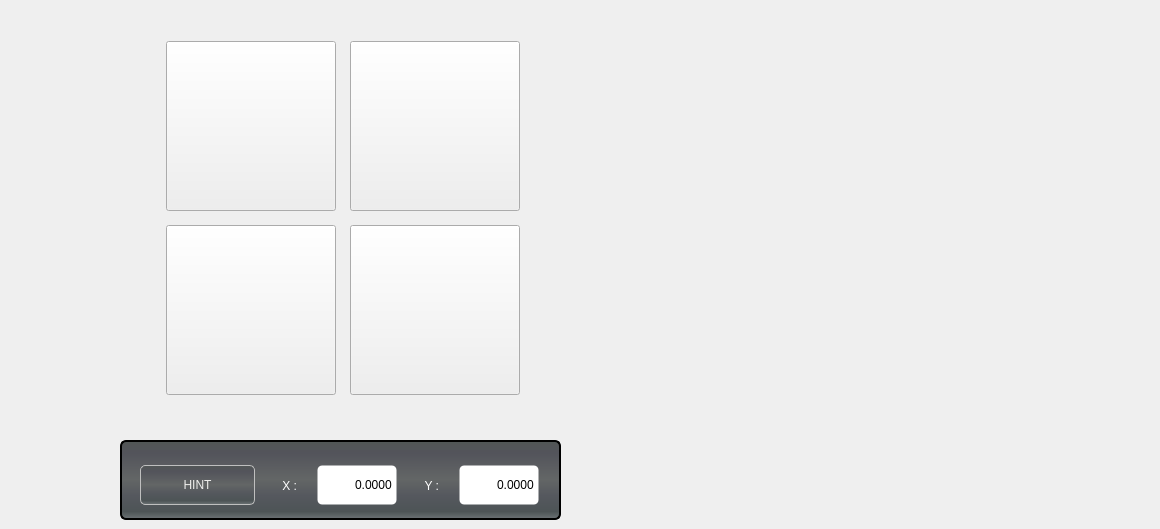
            <widget class="QWidget" name="valley_and_ridge_tab">
             <attribute name="title">
              <string>           VALLEYS AND RIDGES          </string>
             </attribute>
             <widget class="QLabel" name="label_37">
              <property name="geometry">
               <rect>
                <x>740</x>
                <y>60</y>
                <width>411</width>
                <height>271</height>
               </rect>
              </property>
              <property name="text">
               <string/>
              </property>
              <property name="pixmap">
               <pixmap resource="xyz.qrc">:/images/ridge_and_valley_group.png</pixmap>
              </property>
              <property name="scaledContents">
               <bool>true</bool>
              </property>
              <property name="indent">
               <number>0</number>
              </property>
             </widget>
             <widget class="QWidget" name="gridLayoutWidget_5">
              <property name="geometry">
               <rect>
                <x>158</x>
                <y>33</y>
                <width>371</width>
                <height>372</height>
               </rect>
              </property>
              <layout class="QGridLayout" name="gridLayout_5" columnstretch="0,0,0">
               <property name="spacing">
                <number>6</number>
               </property>
               <item row="0" column="2">
                <widget class="SubCallButton" name="pushButton_36">
                 <property name="minimumSize">
                  <size>
                   <width>170</width>
                   <height>170</height>
                  </size>
                 </property>
                 <property name="maximumSize">
                  <size>
                   <width>170</width>
                   <height>170</height>
                  </size>
                 </property>
                 <property name="styleSheet">
                  <string notr="true"/>
                 </property>
                 <property name="text">
                  <string/>
                 </property>
                 <property name="icon">
                  <iconset resource="xyz.qrc">
                   <normaloff>:/images/probe_y_valley.png</normaloff>:/images/probe_y_valley.png</iconset>
                 </property>
                 <property name="iconSize">
                  <size>
                   <width>150</width>
                   <height>150</height>
                  </size>
                 </property>
                </widget>
               </item>
               <item row="1" column="1">
                <widget class="SubCallButton" name="pushButton_38">
                 <property name="minimumSize">
                  <size>
                   <width>170</width>
                   <height>170</height>
                  </size>
                 </property>
                 <property name="maximumSize">
                  <size>
                   <width>170</width>
                   <height>170</height>
                  </size>
                 </property>
                 <property name="styleSheet">
                  <string notr="true"/>
                 </property>
                 <property name="text">
                  <string/>
                 </property>
                 <property name="icon">
                  <iconset resource="xyz.qrc">
                   <normaloff>:/images/probe_x_ridge.png</normaloff>:/images/probe_x_ridge.png</iconset>
                 </property>
                 <property name="iconSize">
                  <size>
                   <width>150</width>
                   <height>150</height>
                  </size>
                 </property>
                </widget>
               </item>
               <item row="0" column="1">
                <widget class="SubCallButton" name="pushButton_37">
                 <property name="minimumSize">
                  <size>
                   <width>170</width>
                   <height>170</height>
                  </size>
                 </property>
                 <property name="maximumSize">
                  <size>
                   <width>170</width>
                   <height>170</height>
                  </size>
                 </property>
                 <property name="styleSheet">
                  <string notr="true"/>
                 </property>
                 <property name="text">
                  <string/>
                 </property>
                 <property name="icon">
                  <iconset resource="xyz.qrc">
                   <normaloff>:/images/probe_x_valley.png</normaloff>:/images/probe_x_valley.png</iconset>
                 </property>
                 <property name="iconSize">
                  <size>
                   <width>150</width>
                   <height>150</height>
                  </size>
                 </property>
                </widget>
               </item>
               <item row="1" column="2">
                <widget class="SubCallButton" name="pushButton_39">
                 <property name="minimumSize">
                  <size>
                   <width>170</width>
                   <height>170</height>
                  </size>
                 </property>
                 <property name="maximumSize">
                  <size>
                   <width>170</width>
                   <height>170</height>
                  </size>
                 </property>
                 <property name="styleSheet">
                  <string notr="true"/>
                 </property>
                 <property name="text">
                  <string/>
                 </property>
                 <property name="icon">
                  <iconset resource="xyz.qrc">
                   <normaloff>:/images/probe_y_ridge.png</normaloff>:/images/probe_y_ridge.png</iconset>
                 </property>
                 <property name="iconSize">
                  <size>
                   <width>150</width>
                   <height>150</height>
                  </size>
                 </property>
                </widget>
               </item>
              </layout>
             </widget>
             <widget class="QGroupBox" name="groupBox_5">
              <property name="geometry">
               <rect>
                <x>120</x>
                <y>440</y>
                <width>441</width>
                <height>80</height>
               </rect>
              </property>
              <property name="sizePolicy">
               <sizepolicy hsizetype="Fixed" vsizetype="Fixed">
                <horstretch>0</horstretch>
                <verstretch>0</verstretch>
               </sizepolicy>
              </property>
              <property name="minimumSize">
               <size>
                <width>400</width>
                <height>80</height>
               </size>
              </property>
              <property name="maximumSize">
               <size>
                <width>16777215</width>
                <height>60</height>
               </size>
              </property>
              <property name="styleSheet">
               <string notr="true">QGroupBox{
color: rgb(46, 52, 54);
border-style: solid;
border-color: black;
	background-color: qlineargradient(spread:pad, x1:0, y1:0, x2:0, y2:1, stop:0 rgb(81, 86, 85), stop:0.489795 rgb(99, 102, 102), stop:0.699799 rgb(85, 88, 94), stop:0.90444 rgb(77, 84, 86), stop:0.160246 rgb(83, 84, 91), stop:1 rgb(109, 115, 118));
border-width: 2px;
border-radius: 6px;
}</string>
              </property>
              <property name="title">
               <string/>
              </property>
              <widget class="QWidget" name="horizontalLayoutWidget_2">
               <property name="geometry">
                <rect>
                 <x>10</x>
                 <y>20</y>
                 <width>421</width>
                 <height>51</height>
                </rect>
               </property>
               <layout class="QHBoxLayout" name="horizontalLayout_4">
                <item>
                 <widget class="QLabel" name="step_increment_label_5">
                  <property name="minimumSize">
                   <size>
                    <width>115</width>
                    <height>40</height>
                   </size>
                  </property>
                  <property name="maximumSize">
                   <size>
                    <width>115</width>
                    <height>40</height>
                   </size>
                  </property>
                  <property name="styleSheet">
                   <string notr="true">QLabel{
    border-style: solid;
    border-color: rgb(191, 191, 191);
    border-width: 1px;
    border-radius: 5px;
    color: rgb(238, 238, 236);
	background-color: qlineargradient(spread:pad, x1:0, y1:0, x2:0, y2:1, stop:0 rgb(81, 86, 85), stop:0.489795 rgb(99, 102, 102), stop:0.699799 rgb(85, 88, 94), stop:0.90444 rgb(77, 84, 86), stop:0.160246 rgb(83, 84, 91), stop:1 rgb(109, 115, 118));
	font: 16pt &quot;Bebas Kai&quot;;
}</string>
                  </property>
                  <property name="text">
                   <string>HINT</string>
                  </property>
                  <property name="alignment">
                   <set>Qt::AlignCenter</set>
                  </property>
                 </widget>
                </item>
                <item>
                 <widget class="QLabel" name="label_39">
                  <property name="minimumSize">
                   <size>
                    <width>30</width>
                    <height>0</height>
                   </size>
                  </property>
                  <property name="maximumSize">
                   <size>
                    <width>30</width>
                    <height>16777215</height>
                   </size>
                  </property>
                  <property name="styleSheet">
                   <string notr="true">QLabel{
font: 75 15pt &quot;Bebas Kai&quot;;
color: rgb(255, 255, 255);
padding-right: 1px;
padding-left: 5px;
}</string>
                  </property>
                  <property name="text">
                   <string>X :</string>
                  </property>
                  <property name="alignment">
                   <set>Qt::AlignRight|Qt::AlignTrailing|Qt::AlignVCenter</set>
                  </property>
                 </widget>
                </item>
                <item>
                 <widget class="QLineEdit" name="x_hint_3">
                  <property name="minimumSize">
                   <size>
                    <width>80</width>
                    <height>40</height>
                   </size>
                  </property>
                  <property name="maximumSize">
                   <size>
                    <width>80</width>
                    <height>40</height>
                   </size>
                  </property>
                  <property name="styleSheet">
                   <string notr="true">QLineEdit {
    border-style: transparent;
    border-color: rgb(235, 235, 235);
    border-width: 1px;
    border-radius: 5px;
    color: black;
    background: white;
	font: 75 14pt &quot;Bebas Kai&quot;;
}</string>
                  </property>
                  <property name="text">
                   <string>0.0000</string>
                  </property>
                  <property name="alignment">
                   <set>Qt::AlignRight|Qt::AlignTrailing|Qt::AlignVCenter</set>
                  </property>
                 </widget>
                </item>
                <item>
                 <widget class="QLabel" name="label_40">
                  <property name="minimumSize">
                   <size>
                    <width>30</width>
                    <height>0</height>
                   </size>
                  </property>
                  <property name="maximumSize">
                   <size>
                    <width>30</width>
                    <height>16777215</height>
                   </size>
                  </property>
                  <property name="styleSheet">
                   <string notr="true">QLabel{
font: 75 15pt &quot;Bebas Kai&quot;;
color: rgb(255, 255, 255);
padding-right: 1px;
padding-left: 5px;
}</string>
                  </property>
                  <property name="text">
                   <string>Y :</string>
                  </property>
                  <property name="alignment">
                   <set>Qt::AlignRight|Qt::AlignTrailing|Qt::AlignVCenter</set>
                  </property>
                 </widget>
                </item>
                <item>
                 <widget class="QLineEdit" name="y_hint_3">
                  <property name="minimumSize">
                   <size>
                    <width>80</width>
                    <height>40</height>
                   </size>
                  </property>
                  <property name="maximumSize">
                   <size>
                    <width>80</width>
                    <height>40</height>
                   </size>
                  </property>
                  <property name="styleSheet">
                   <string notr="true">QLineEdit {
    border-style: transparent;
    border-color: rgb(235, 235, 235);
    border-width: 1px;
    border-radius: 5px;
    color: black;
    background: white;
	font: 75 14pt &quot;Bebas Kai&quot;;
}</string>
                  </property>
                  <property name="text">
                   <string>0.0000</string>
                  </property>
                  <property name="alignment">
                   <set>Qt::AlignRight|Qt::AlignTrailing|Qt::AlignVCenter</set>
                  </property>
                 </widget>
                </item>
               </layout>
              </widget>
             </widget>
            </widget>
